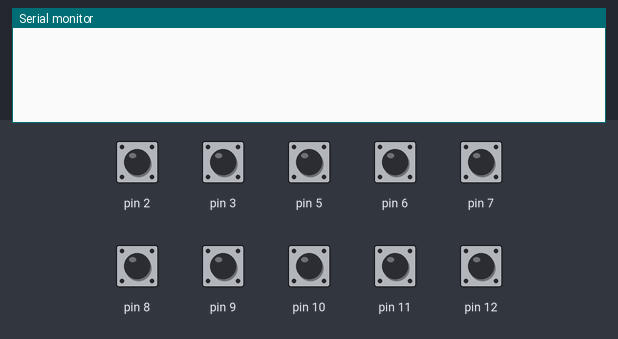
Recording of a sketch running on a simulated Arduino Uno, built with avr-gcc and run on an emulated ATmega328P. On the bench: the last lines printed to the serial monitor. The test bench sets the inputs (shaded band); at power-on: pin 2, pin 3, pin 5–12 HIGH.

Above: at 1.4 s.
1.5 s: pin 2 pulled LOW for 0.35 s
At 3.0 s:
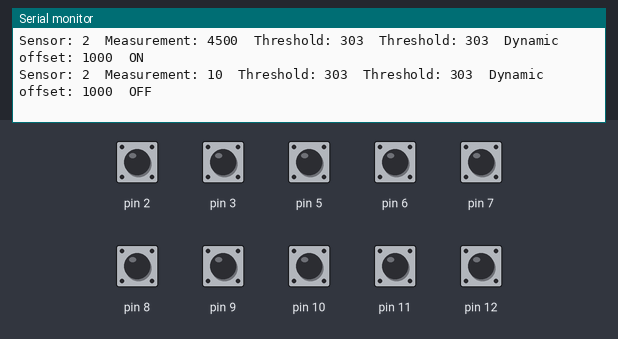
3.5 s: pin 3 pulled LOW for 0.35 s
At 3.92 s:
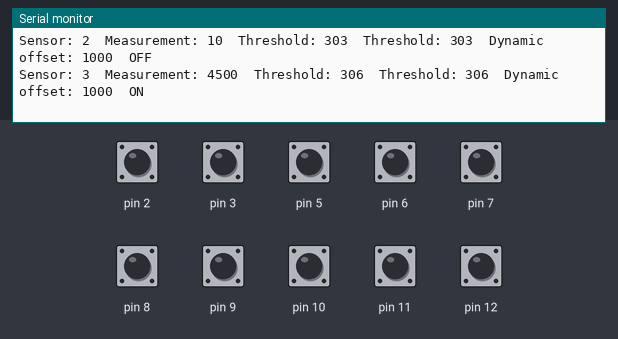
5.3 s: pin 5 pulled LOW for 0.35 s
At 6.8 s:
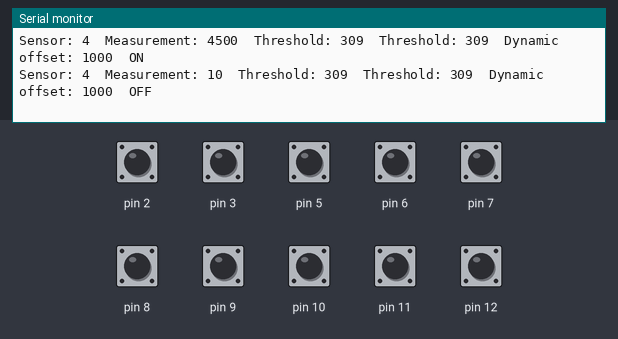
7.1 s: pin 6 pulled LOW for 0.35 s
At 7.8 s:
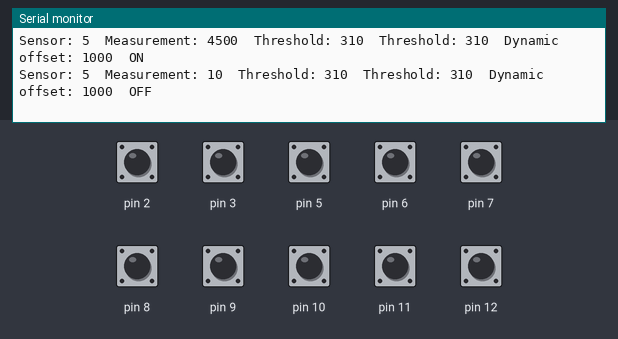
8.9 s: pin 7 pulled LOW for 0.35 s
At 10.4 s:
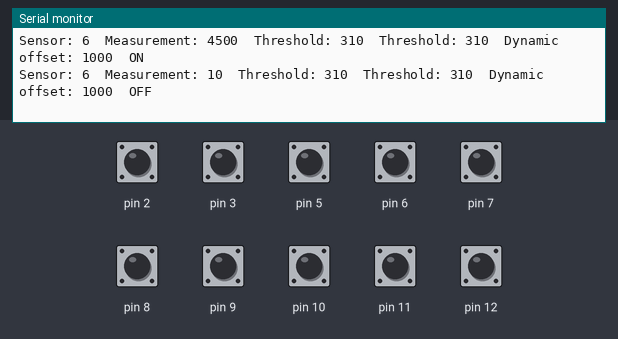
10.7 s: pin 8 pulled LOW for 0.35 s
At 11.7 s:
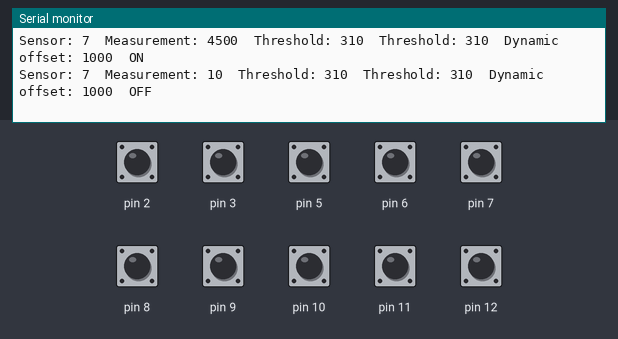
Timing chart, 0 to 13.5 s (numbered marks = the images above; inputs shaded):
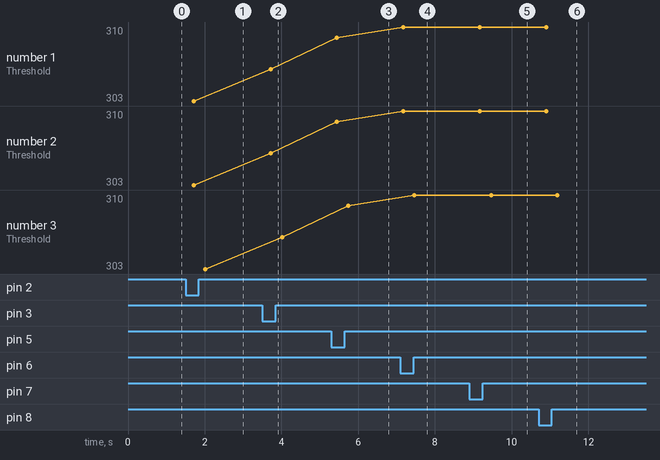

Measured:
- after the input at 1.5 s, the serial monitor: prints a new line after 0.22 s (image 1)
- after the input at 3.5 s, the serial monitor: prints a new line after 0.22 s (image 2)
- after the input at 5.3 s, the serial monitor: prints a new line after 0.14 s (image 3)
- after the input at 7.1 s, the serial monitor: prints a new line after 0.07 s (image 4)
- after the input at 8.9 s, the serial monitor: prints a new line after 0.27 s (image 5)
- after the input at 10.7 s, the serial monitor: prints a new line after 0.20 s (image 6)
- plotted number 1: 303 → 306 after the input at 3.5 s, 306 → 309 after the input at 5.3 s, 309 → 310 after the input at 7.1 s
- plotted number 2: 303 → 306 after the input at 3.5 s, 306 → 309 after the input at 5.3 s, 309 → 310 after the input at 7.1 s

The sketch:

myMidiKyubTestSensorDynamicThreshold.ino
```cpp
#include <CapacitiveSensor.h>

const int sensorAmount = 12;
const int sensorBufferAmount = 20;
long sensorBuffer[sensorAmount][sensorBufferAmount];
long lastMeasure[sensorAmount];
long dynamicOffset[sensorAmount];
bool noteState[sensorAmount];
unsigned long timer[sensorAmount];
long meanThreshold[sensorAmount];
int buf[sensorAmount];

#define CS(Y) CapacitiveSensor(14, Y)

CapacitiveSensor cs[] = {CS(0), CS(1), CS(2), CS(3), CS(5), CS(6), CS(7), CS(8), CS(9), CS(10), CS(11), CS(12)}; // 10M resistor between pins 4 & 2, pin 2 is sensor pin, add a wire and or foil if desired

long minithreshold = 300;
int dynamicMax = 1000;
int dynamicMin = 200;
long off = 400;
int turn = 0;


void setup() {
  // put your setup code here, to run once:
  for (int i = 0; i < sensorAmount; i++) {
    cs[i].set_CS_AutocaL_Millis(0xFFFFFFFF);     // turn off autocalibrate on channel 1 - just as an example
    noteState[i] = 0;
    timer[i] = 0;
    lastMeasure[i] = 0;
    buf[i] = 0;
    meanThreshold[i] = 0;
    dynamicOffset[i] = minithreshold;
    for (int j = 0; j < sensorBufferAmount; j++) sensorBuffer[i][j] = 0;
  }
  Serial.begin(9600);
}

void loop() {

  long measure = cs[turn].capacitiveSensor(30);
  //    Serial.print(turn);
  //    Serial.print("\t");
  //    Serial.print(noteState[turn]);
  //    Serial.print("\t");
  //    Serial.println(meanThreshold[turn]);

  if (measure > meanThreshold[turn] + dynamicOffset[turn] && noteState[turn] == 0 && millis() - timer[turn] > 10)
  {
    dynamicOffset[turn] = (measure - meanThreshold[turn]);
    if (dynamicOffset[turn] > dynamicMax) dynamicOffset[turn] = dynamicMax;
    else if (dynamicOffset[turn] < dynamicMin) dynamicOffset[turn] = dynamicMin;

    timer[turn] = millis();
    // MIDI note on
    noteState[turn] = 1;
    Serial.print("Sensor: ");
    Serial.print(turn);
    Serial.print("\t");
    Serial.print("Measurement: ");
    Serial.print(measure);
    Serial.print("\t");
    Serial.print("Threshold: ");
    Serial.print(meanThreshold[turn]);
    Serial.print("\t");
    Serial.print("Threshold: ");
    Serial.print(meanThreshold[turn]);
    Serial.print("\t");
    Serial.print("Dynamic offset: ");
    Serial.print(dynamicOffset[turn]);
    Serial.print("\t");

    Serial.println("ON");

  } else if (measure < meanThreshold[turn] && noteState[turn] == 1 && millis() - timer[turn] > 10)
  {
    //MIDI note off
    noteState[turn] = 0;
    timer[turn] = millis();
    Serial.print("Sensor: ");
    Serial.print(turn);
    Serial.print("\t");
    Serial.print("Measurement: ");
    Serial.print(measure);
    Serial.print("\t");
    Serial.print("Threshold: ");
    Serial.print(meanThreshold[turn]);
    Serial.print("\t");
    Serial.print("Threshold: ");
    Serial.print(meanThreshold[turn]);
    Serial.print("\t");
    Serial.print("Dynamic offset: ");
    Serial.print(dynamicOffset[turn]);
    Serial.print("\t");

    Serial.println("OFF");
  } else if (noteState[turn] == 0 && millis() - timer[turn] > 10) {
    timer[turn] = millis();
    // if the sensed value is neither a note on or off
    // Dynamic threshold

    sensorBuffer[turn][buf[turn]] = measure;
    buf[turn] = (buf[turn] + 1) % sensorBufferAmount;

    //    Serial.print(turn);
    //    Serial.print("\t");
    //    Serial.print(buf[turn]);
    //    Serial.print("\t");
    //
    //    Serial.print(sensorBuffer[turn][buf[turn]]);
    //    Serial.print("\t");
    //    Serial.print(meanThreshold[turn]);
    //    Serial.print("\t");
    //    Serial.println(dynamicOffset[turn]);

    // reset threshold
    meanThreshold[turn] = 0;
    for (int i = 0; i < sensorBufferAmount; i++) {
      // add all the sensed data
      meanThreshold[turn] += sensorBuffer[turn][i];
    }
    // moving average
    meanThreshold[turn] /= sensorBufferAmount;

    meanThreshold[turn] += minithreshold;
    //if(buf[turn] > sensorBufferAmount) buf[turn] = 0;
  }
  //lastMeasure[turn] = measure;
  turn = (turn + 1) % sensorAmount;

  delay(20);
}
```
